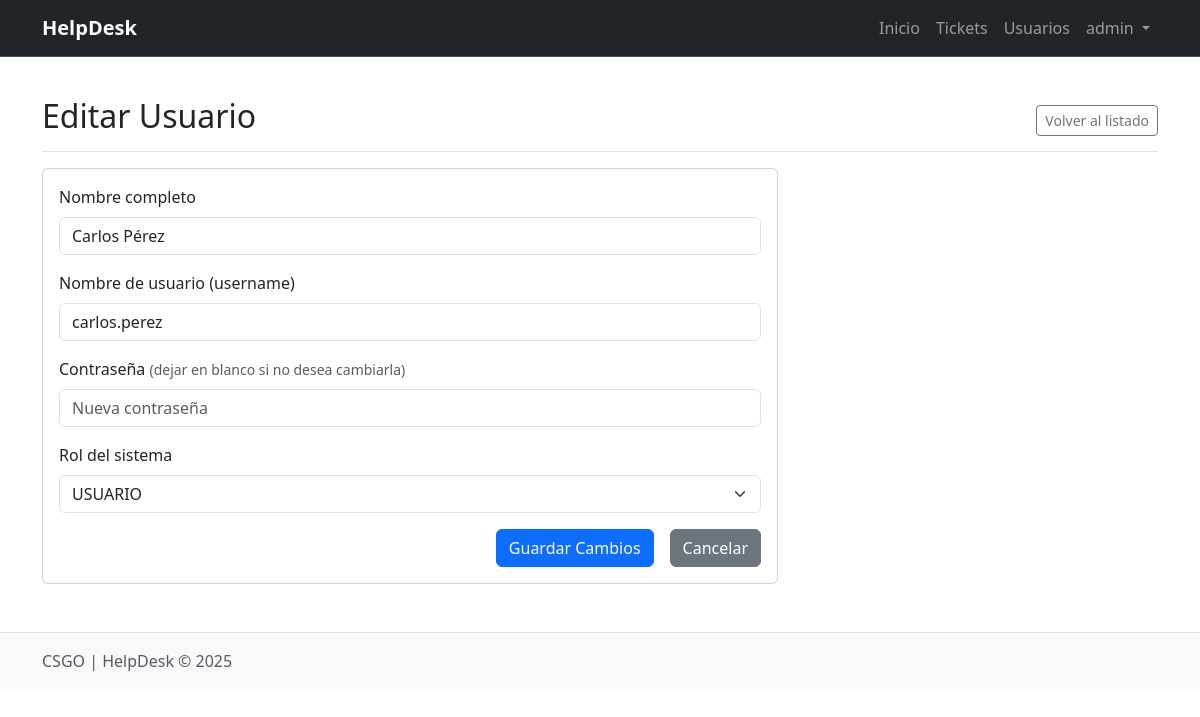
The app's page /users/edit/2 (signed in) with its own data.
### tables this page shows
CREATE TABLE usuario (
    id_usuario    INT AUTO_INCREMENT PRIMARY KEY,
    nombre_completo VARCHAR(150) NOT NULL,
    username      VARCHAR(50) NOT NULL UNIQUE,
    password_hash VARCHAR(255) NOT NULL,          
    id_rol        INT NOT NULL,
    activo        TINYINT(1) NOT NULL DEFAULT 1,  
    creado_en     DATETIME NOT NULL DEFAULT CURRENT_TIMESTAMP,
    actualizado_en DATETIME NULL,

    CONSTRAINT fk_usuario_rol
        FOREIGN KEY (id_rol) REFERENCES rol(id_rol)
);

CREATE TABLE rol (
    id_rol        INT AUTO_INCREMENT PRIMARY KEY,
    nombre        VARCHAR(50) NOT NULL UNIQUE   
);

### app/Core/View.php (called while the page is built, shortened)
<?php
class View
{
    public static function render($name, $data = [])
    {
        extract($data);
        $file = __DIR__ . '/../../app/View/' . strtolower($name) . '.view.php';
        require $file;
    }
}

### app/Core/Controller.php (called while the page is built, shortened)
<?php
class Controller
{
    protected function view($name, $data = [])
    {
        return View::render($name, $data);
    }
}

### app/Controllers/UserController.php (called while the page is built, shortened)
<?php
class UserController extends Controller
{
    public function edit($id)
    {
        $usuario = User::find($id);
        $roles = Model::connection()->query("SELECT id_rol, nombre FROM rol ORDER BY nombre")->fetchAll();
        return $this->view('users/edit', [
            'usuario' => $usuario,
            'roles'   => $roles
        ]);
    }
}

### public/index.php (called while the page is built, shortened)
<?php
require __DIR__ . '/../app/Core/Router.php';
require __DIR__ . '/../app/Core/Controller.php';
require __DIR__ . '/../app/Core/Model.php';
require __DIR__ . '/../app/Core/View.php';
require_once __DIR__ . '/../config/database.php';
spl_autoload_register(function ($class) {
    $prefix = 'App\\';
    $base_dir = __DIR__ . '/../app/';
    $len = strlen($prefix);
    $relative_class = substr($class, $len);
    $file = $base_dir . str_replace('\\', '/', $relative_class) . '.php';
});
$router = new Router();
$router->add('GET', '/', 'HomeController@index');
$router->add('GET', '/tickets', 'TicketController@index');
$router->get('/tickets/create', 'TicketController@create');
$router->post('/tickets/create', 'TicketController@store');
$router->get('/tickets/show', 'TicketController@show');
$router->get('/tickets/asignados', 'TicketController@misAsignados');
$router->post('/tickets/asignar', 'TicketController@asignar');
$router->add('GET', '/login', 'AuthController@login');
$router->add('POST', '/login', 'AuthController@authenticate');
$router->add('GET', '/logout', 'AuthController@logout');
$router->add('GET', '/profile', 'ProfileController@edit');
$router->add('POST', '/profile/update', 'ProfileController@update');
$router->get('/users', 'UserController@index');
$router->get('/users/create', 'UserController@create');
$router->post('/users/create', 'UserController@store');
$router->get('/users/edit/{id}', 'UserController@edit');
$router->post('/users/edit/{id}', 'UserController@update');
$router->get('/users/deactivate/{id}', 'UserController@deactivate');
try {
    $uri = parse_url($_SERVER['REQUEST_URI'], PHP_URL_PATH);
    $method = $_SERVER['REQUEST_METHOD'];
    $router->dispatch($uri, $method);
} catch (Exception $e) {
    echo "Error: " . $e->getMessage();
}

### config/database.php (called while the page is built, shortened)
<?php
$envFile = __DIR__ . '/../.env';
$env = [];
return [
    'host' => $env['DB_HOST'] ?? '127.0.0.1',
    'dbname' => $env['DB_NAME'] ?? 'helpdesk',
    'username' => $env['DB_USER'] ?? 'helpuser',
    'password' => $env['DB_PASS'] ?? 'secret',
    'charset' => $env['DB_CHARSET'] ?? 'utf8mb4'
];

### app/Core/Model.php (called while the page is built, shortened)
<?php
class Model
{
    protected static $pdo;
    public static function connection()
    {
        if (!isset(self::$pdo)) {
            $config = require __DIR__ . '/../../config/database.php';
            try {
                self::$pdo = new PDO(
                    "mysql:host={$config['host']};dbname={$config['dbname']};charset={$config['charset']}",
                    $config['username'],
                    $config['password']
                );
                self::$pdo->setAttribute(PDO::ATTR_ERRMODE, PDO::ERRMODE_EXCEPTION);
            } catch (\PDOException $e) {
                die('Could not connect to the database: ' . $e->getMessage());
            }
        }
        return self::$pdo;
    }
}

### app/Models/User.php (called while the page is built, shortened)
<?php
class User extends Model
{
    public static function find($id)
{
    $sql = "SELECT u.*, r.nombre AS rol_nombre
            FROM usuario u
            INNER JOIN rol r ON u.id_rol = r.id_rol
            WHERE u.id_usuario = :id";
    $statement = self::connection()->prepare($sql);
    $statement->bindValue(':id', $id);
    $statement->execute();
    return $statement->fetch(PDO::FETCH_OBJ);
}
}

### app/View/users/edit.view.php (the view, shortened to what this page needs)
<?php require __DIR__ . '/../layouts/header.php'; ?>
<div class="d-flex justify-content-between flex-wrap flex-md-nowrap align-items-center pt-3 pb-2 mb-3 border-bottom">
    <h1 class="h2">Editar Usuario</h1>
    <a href="/users" class="btn btn-sm btn-outline-secondary">Volver al listado</a>
</div>
<div class="row">
    <div class="col-md-8">
        <div class="card">
            <div class="card-body">
                <form action="/users/edit/<?= $usuario->id_usuario ?>" method="POST" class="needs-validation" novalidate>
                    <div class="mb-3">
                        <label class="form-label">Nombre completo</label>
                        <input type="text" class="form-control" name="nombre_completo"
                               value="<?= htmlspecialchars($usuario->nombre_completo ?? '') ?>" required>
                    </div>
                    <div class="mb-3">
                        <label class="form-label">Nombre de usuario (username)</label>
                        <input type="text" class="form-control" name="username"
                               value="<?= htmlspecialchars($usuario->username ?? '') ?>" required>
                    </div>
                    <div class="mb-3">
                        <label class="form-label">Contraseña <small class="text-muted">(dejar en blanco si no desea cambiarla)</small></label>
                        <input type="password" class="form-control" name="password" placeholder="Nueva contraseña">
                    </div>
                    <div class="mb-3">
                        <label class="form-label">Rol del sistema</label>
                        <select class="form-select" name="id_rol" required>
                            <?php foreach ($roles as $rol): ?>
                                <option value="<?= $rol['id_rol'] ?? $rol->id_rol ?>"
                                    <?= ($usuario->id_rol ?? $usuario->id_rol) == ($rol['id_rol'] ?? $rol->id_rol) ? 'selected' : '' ?>>
                                    <?= htmlspecialchars($rol['nombre'] ?? $rol->nombre) ?>
                                </option>
                            <?php endforeach; ?>
                        </select>
                    </div>
                    <div class="d-grid gap-2 d-md-flex justify-content-md-end">
                        <button type="submit" class="btn btn-primary">Guardar Cambios</button>
                        <a href="/users" class="btn btn-secondary ms-2">Cancelar</a>
                    </div>
                </form>
            </div>
        </div>
    </div>
</div>
<?php require __DIR__ . '/../layouts/footer.php'; ?>

### app/Core/Router.php (shortened to what this page needs)
<?php
class Router
{
    protected $routes = [];
    public function add($method, $uri, $controller)
    {
        $this->routes[] = [
            'method' => $method,
            'uri' => $uri,
            'controller' => $controller
        ];
    }
    public function dispatch($uri, $method)
    {
        foreach ($this->routes as $route) {
            $pattern = preg_replace('/\{([a-zA-Z0-9_]+)\}/', '([^/]+)', $route['uri']);
            $pattern = "#^" . $pattern . "$#";
            if (preg_match($pattern, $uri, $matches) && $route['method'] === strtoupper($method)) {
                array_shift($matches);
                $this->callAction(
                    ...explode('@', $route['controller']),
                    params: $matches
                );
                return;
            }
        }
        throw new \Exception('No route found for this URI.');
    }
protected function callAction($controller, $action, $params = [])
{
    $controllerInstance = new $className;
    return call_user_func_array([$controllerInstance, $action], $params);
}
}

### app/View/layouts/header.php (shortened to what this page needs)
<!DOCTYPE html>
<html lang="es">
<head>
    <link href="https://cdn.jsdelivr.net/npm/bootstrap@5.3.3/dist/css/bootstrap.min.css" rel="stylesheet"
>
    <link rel="stylesheet" href="/public/css/style.css">
</head>
<body>
    <header>
        <nav class="navbar navbar-expand-lg navbar-dark bg-dark border-bottom border-body" data-bs-theme="dark">
            <div class="container">
                <a class="navbar-brand" href="/">HelpDesk</a>
                <div class="collapse navbar-collapse" id="navbarNav">
                    <ul class="navbar-nav ms-auto mb-2 mb-lg-0">
                        <li class="nav-item">
                            <a class="nav-link" href="/">Inicio</a>
                        </li>
                        <?php if (isset($_SESSION['user'])): ?>
                            <li class="nav-item">
                                <a class="nav-link" href="/tickets">Tickets</a>
                            </li>
                            <?php
                            $rol = trim($_SESSION['user']['rol_nombre'] ?? '');
                            if (strtoupper($rol) === 'SUPERADMIN'):
                            ?>
                                <li class="nav-item">
                                    <a class="nav-link" href="/users">Usuarios</a>
                                </li>
                            <?php endif; ?>
                            <li class="nav-item dropdown">
                                <a class="nav-link dropdown-toggle" href="#" role="button" data-bs-toggle="dropdown"
                                    aria-expanded="false">
                                    <?= $_SESSION['user']['username'] ?>
                                </a>
                            </li>
                        <?php else: ?>
                            <li class="nav-item">
                                <a class="nav-link" href="/login">Iniciar Sesión</a>
                            </li>
                        <?php endif; ?>
                    </ul>
                </div>
            </div>
        </nav>
    </header>
    <div class="container mt-4">

### app/View/layouts/footer.php (shortened to what this page needs)
</div>
<footer class="bg-light text-center text-lg-start mt-5 py-3 border-top">
    <div class="container">
        <p class="mb-0 text-muted">CSGO | HelpDesk &copy; 2025</p>
    </div>
</footer>
</body>
</html>

### public/css/style.css (style rules this page uses)
.navbar-brand { font-weight: bold; }

### records on screen
usuario: nombre_completo "Carlos Pérez", username "carlos.perez", id_rol "USUARIO"
